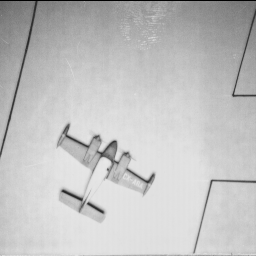
#> input picture 5.1.11.tiff, 256 x 256 px
$ python morphops.py   (older library calls are emulated)
#> lines starting #> are read from the running program, lines starting #| are printed output that depends on the picture; after the words box and inside, x2 and y2 are one past the last pixel; in counts of white or black regions, pixels touching at a corner belong together
#> further down, img is the input picture: shape (256, 256); min 0, max 232, mean 193.6
import numpy as np
from IPython.nbformat import v2

import cv2
import matplotlib.pyplot as plt


class morphopsonbinimgs():
	def __init__(self, image):
		# self.img = cv2.imread(filename, 0)  # reads grayscale directly
		self.img = image
		plt.ion()
		plt.subplot(1, 2, 1)
#> (this line was passed over: IPython is not available in this run)
		plt.title('Gray scale')
#> (this line was passed over: IPython is not available in this run)
		plt.imshow(self.img, 'gray')
#> (this line was passed over: IPython is not available in this run)
		ret, self.binimg = cv2.threshold(self.img, 0, 255, cv2.THRESH_BINARY + cv2.THRESH_OTSU)
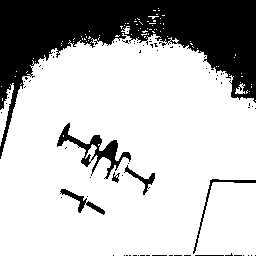
#> self.binimg: shape (256, 256); 74.3% white; 73 black regions (66 under 20 px), largest, box (x1, y1, x2, y2) and area: (0, 0, 256, 159) 14896, (57, 123, 131, 179) 947, (60, 189, 105, 215) 269
#> ret = 178
		plt.subplot(1, 2, 2)
#> (this line was passed over: IPython is not available in this run)
		plt.title('Binary with otsu method')
#> (this line was passed over: IPython is not available in this run)
		self.rows, self.columns = self.img.shape
#> self.rows = 256; self.columns = 256
		self.create_windows()
		self.pad_image()
		self.dummyimage = self.binimg
		self.dummypadimage = self.paddedbinimage

		plt.imshow(self.binimg, 'gray')

	def create_windows(self):
		self.cross5 = [[False, False, True, False, False], [False, False, True, False, False],
					   [True, True, True, True, True], [False, False, True, False, False],
					   [False, False, True, False, False]]
		self.cross5 = np.bool(self.cross5)
		self.square3 = np.ones((3, 3)) == np.ones((3, 3))

	def pad_image(self):
		self.pad_rows = 3
		self.pad_columns = 3
		pad_rows = self.pad_rows
		pad_columns = self.pad_columns
		newimage = np.empty((self.rows + 2 * pad_rows, self.columns + 2 * pad_columns))
		newimage[pad_rows:-pad_rows, pad_columns:-pad_columns] = self.binimg
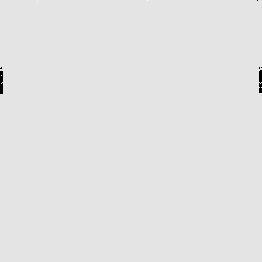
#> newimage: shape (262, 262) float64; 0.2% of the values are NaN or infinite; the others: min -4.57e+305, max 5.21e+304, mean -5.6e+300; drawn with min black, max white, NaN and infinite black
		# newimage[pad_rows:-pad_rows,pad_columns:-pad_columns] = self.binimg

		self.paddedbinimage = newimage

	# [166 lines left out: functions dilate_cross, dilate_square, erode_cross, erode_square, median_square, median_cross and 6 more, not called in this run]


img = cv2.imread('5.1.11.tiff', 0)
a = morphopsonbinimgs(img)

$ run again, with 7.1.01.tiff copied over 5.1.11.tiff
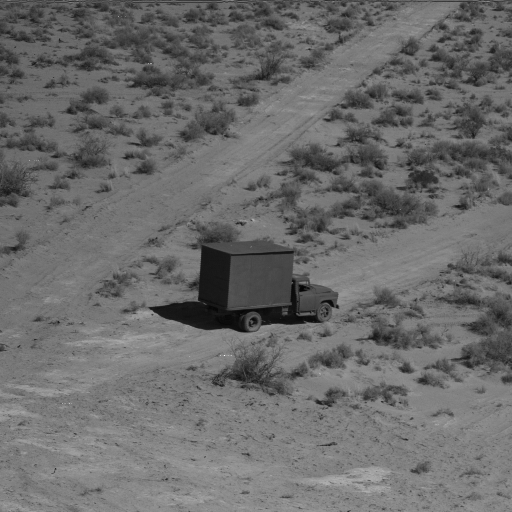
#> input picture 7.1.01.tiff, 512 x 512 px
#> img is the input picture: shape (512, 512); min 3, max 250, mean 107.1
#> in __init__, `ret, self.binimg = cv2.threshold(self.img, 0, 255, cv2.THRESH_BINARY +..`:
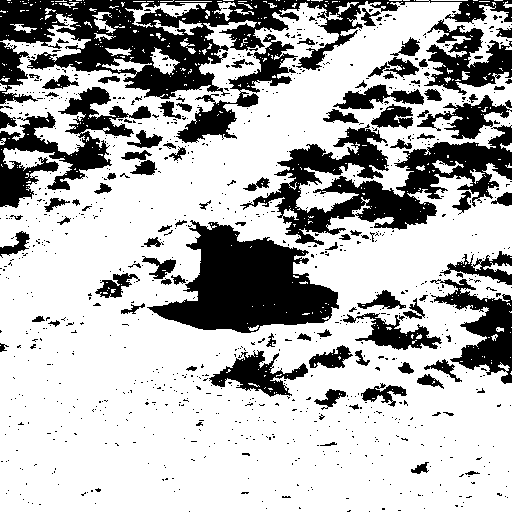
#> self.binimg: shape (512, 512); 70.8% white; 984 black regions (886 under 20 px), largest, box (x1, y1, x2, y2) and area: (0, 0, 512, 99) 16854, (240, 124, 512, 245) 12009, (147, 220, 339, 333) 11589
#> ret = 96
#> in pad_image, `newimage[pad_rows:-pad_rows, pad_columns:-pad_columns] = self.binimg`:
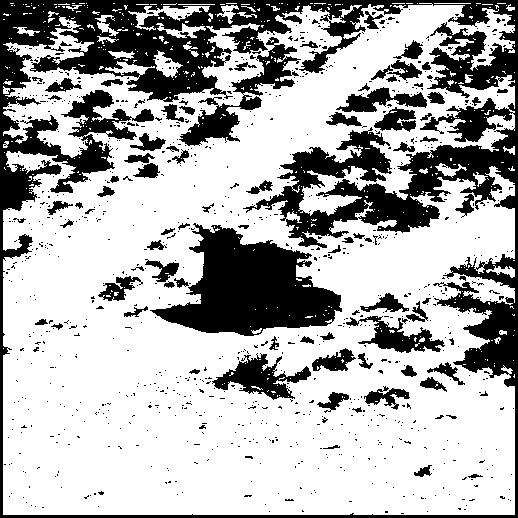
#> newimage: shape (518, 518) float64; 69.2% white; 959 black regions (875 under 20 px), largest, box (x1, y1, x2, y2) and area: (0, 0, 518, 518) 51870, (150, 223, 342, 336) 11589, (179, 37, 301, 146) 3039

$ run again, with 7.1.08.tiff copied over 5.1.11.tiff
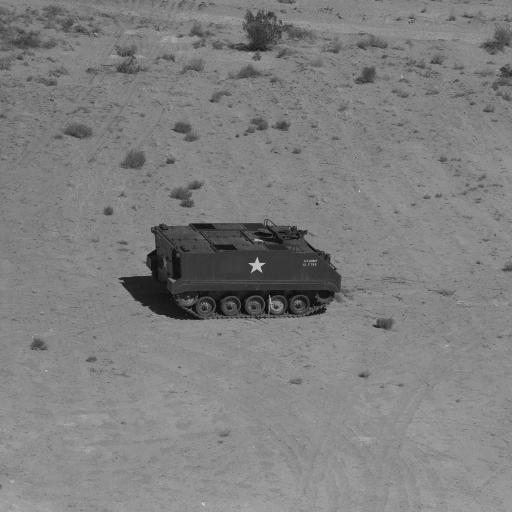
#> input picture 7.1.08.tiff, 512 x 512 px
#> img is the input picture: shape (512, 512); min 12, max 215, mean 127.2
#> in __init__, `ret, self.binimg = cv2.threshold(self.img, 0, 255, cv2.THRESH_BINARY +..`:
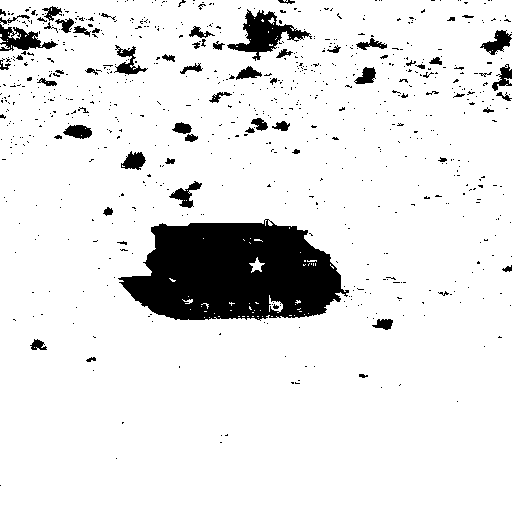
#> self.binimg: shape (512, 512); 90% white; 757 black regions (691 under 20 px), largest, box (x1, y1, x2, y2) and area: (118, 219, 349, 321) 16649, (227, 9, 312, 61) 1555, (0, 24, 58, 51) 718
#> ret = 99
#> in pad_image, `newimage[pad_rows:-pad_rows, pad_columns:-pad_columns] = self.binimg`:
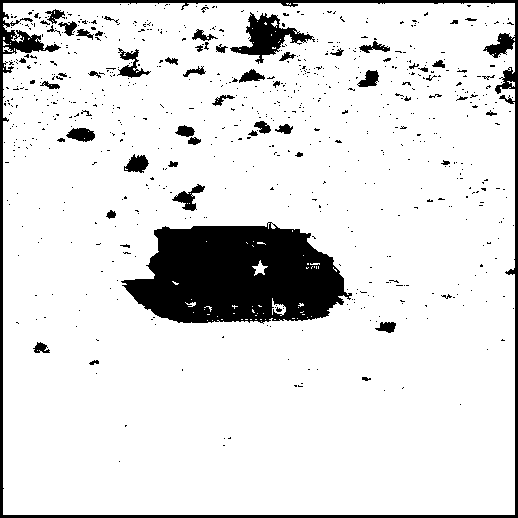
#> newimage: shape (518, 518) float64; 87.9% white; 729 black regions (671 under 20 px), largest, box (x1, y1, x2, y2) and area: (121, 222, 352, 324) 16649, (0, 0, 518, 518) 7875, (230, 12, 315, 64) 1555
